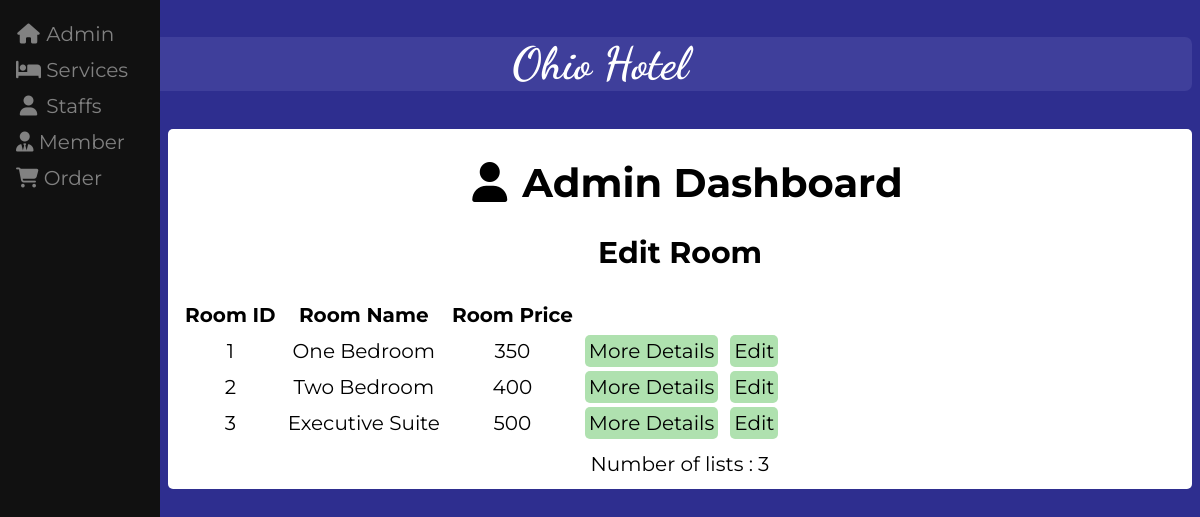
The page /admin/php/update_room.php on the database its author committed.
### tables this page shows
CREATE TABLE `room` (
  `room_id` int(11) NOT NULL,
  `room_name` varchar(50) NOT NULL,
  `room_price` int(11) NOT NULL,
  `room_summary` varchar(500) NOT NULL,
  `room_category` varchar(30) NOT NULL
);

### admin/php/update_room.php (the view, shortened to what this page needs)
<!DOCTYPE html>
<html>
<head>
    <link rel="stylesheet" type="text/css" href="../css/admin.css" >
    <link rel="stylesheet" type="text/css" href="../css/mobile.css">
    <link rel="stylesheet" type="text/css" href="../css/service.css">
    <link rel="stylesheet" href="https://cdnjs.cloudflare.com/ajax/libs/font-awesome/6.1.1/css/all.min.css">
</head>
<body>
    <header>
        <h2>Ohio Hotel</h2>
    </header>
    <div class="sidebar">
        <a href="../admin.html"><i class="fa fa-fw fa-home"></i> Admin</a>
        <a href="../service.html"><i class="fa-solid fa-bed"></i> Services</a>
        <a href="../staffs.html"><i class="fa fa-fw fa-user"></i> Staffs</a>
        <a href="../members.html"><i class="fa-solid fa-user-tie"></i> Member</a>
        <a href="../order.html"><i class="fa-solid fa-cart-shopping"></i> Order</a>
    </div>
    <div class="main">
        <div id="admindash">
            <h1><i class="fa-solid fa-user"></i>Admin Dashboard</h1>
            <h2>Edit Room</h2>
                <table>
                    <tr>
                        <th>Room ID</th>
                        <th>Room Name</th>
                        <th>Room Price</th>
                    </tr>
                    <?php
                    include("dataconnection.php");
                    $query = "SELECT * FROM room";
                    $result = mysqli_query($connection, $query);
                    $count = mysqli_num_rows($result);
                    while($row = mysqli_fetch_assoc($result))
                    {
                    ?>
                    <tr>
                        <td><?php echo $row["room_id"];?></td>
                        <td><?php echo $row["room_name"];?></td>
                        <td><?php echo $row["room_price"];?></td>
                        <td><a href="../php/detail_room.php?view&roomid=<?php echo $row["room_id"]; ?>">More Details</a></td>
                        <td><a href="../php/edit_room.php?edit&roomid=<?php echo $row["room_id"]; ?>">Edit</a></td>
                    </tr>
                    <?php
                    }
                    ?>
                </table>
                <p>Number of lists : <?php echo $count; ?></p>
        </div>
    </div>
</body>
</html>

### admin/css/admin.css (style rules this page uses)
* { box-sizing: border-box; }
body { color: black; background-color: rgb(46, 46, 143); font-family: 'Montserrat', sans-serif; }
header { margin: 5px 0px; padding: 0%; height: fit-content; text-align: center; color: white; background-color: rgb(63, 63, 155); font-size: 30px; font-family: 'Dancing Script', cursive; border-radius:7px; }
.sidebar { height: 100%; width: 160px; position: fixed; z-index: 1; top: 0; left: 0; background-color: #111; overflow-x: hidden; padding-top: 16px; text-align: left; }
.sidebar a { padding: 6px 8px 6px 16px; text-decoration: none; font-size: 20px; color: #818181; display: block; }
.main { text-align: center; margin-top: 5px; margin-left: 160px; padding: 3px 10px; background-color:white; border-radius: 5px; }
#admindash { font-size: 20px; }
#admindash i { padding: 0 15px; }
#admindash p { margin: 10px 10px; }

### admin/css/service.css (style rules this page uses)
th, td { padding: 5px; }
td a { color: black; padding: 3px; border: 1px solid transparent; border-radius: 5px; background-color: #AFE1AF; text-decoration: none; }

### rows shown on the page
room: room_id "1", room_name "One Bedroom", room_price "350"
room: room_id "2", room_name "Two Bedroom", room_price "400"
room: room_id "3", room_name "Executive Suite", room_price "500"

### other values the page prints
$count "3"
